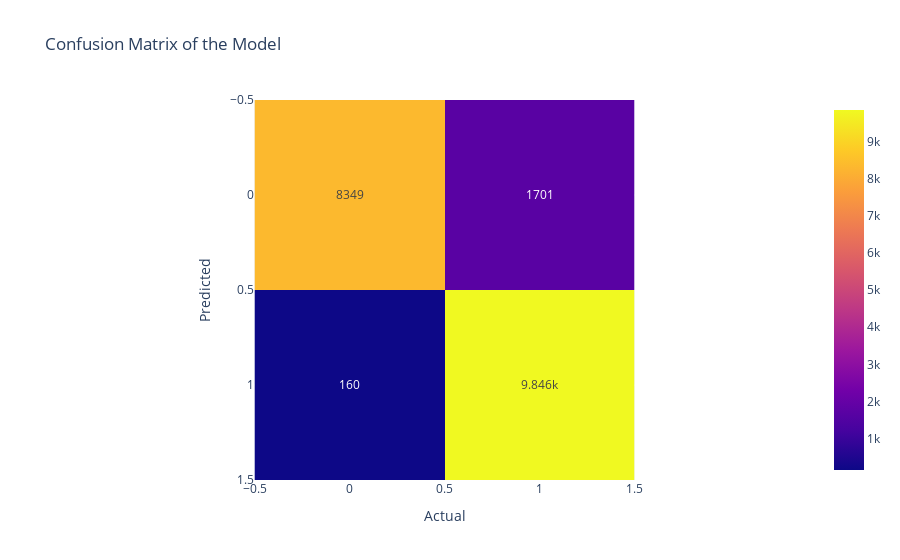

Source (notebook cell):
### Markdown cell above
## `2. Over Sampled Data using KNN :`

### Code cell
knn.fit(X_train_knn,y_train_knn)
y_pred_knn =knn.predict(X_test_knn)
print(f"Training Accuracy : {round((knn.score(X_train_knn, y_train_knn))*100,2)}%")
print(f"Testing Accuracy : {round((knn.score(X_test_knn, y_test_knn))*100,2)}%")
cm = confusion_matrix(y_test_knn, y_pred_knn)
fig = px.imshow(cm,text_auto=True, title='Confusion Matrix of the Model')
fig.update_layout(xaxis_title='Actual', yaxis_title='Predicted')

### Figure 1 — Plotly figure (JSON) as saved in the notebook; plotly's stock layout.template omitted (floating-point values rounded to 4 significant figures)
{"data": [{"coloraxis": "coloraxis", "hovertemplate": "x: %{x}<br>y: %{y}<br>color: %{z}<extra></extra>", "name": "0", "texttemplate": "%{z}", "type": "heatmap", "xaxis": "x", "yaxis": "y", "z": [[8349, 1701], [160, 9846]]}], "layout": {"coloraxis": {"colorscale": [[0, "#0d0887"], [0.1111, "#46039f"], [0.2222, "#7201a8"], [0.3333, "#9c179e"], [0.4444, "#bd3786"], [0.5556, "#d8576b"], [0.6667, "#ed7953"], [0.7778, "#fb9f3a"], [0.8889, "#fdca26"], [1, "#f0f921"]]}, "title": {"text": "Confusion Matrix of the Model"}, "xaxis": {"anchor": "y", "constrain": "domain", "domain": [0, 1], "scaleanchor": "y", "title": {"text": "Actual"}}, "yaxis": {"anchor": "x", "autorange": "reversed", "constrain": "domain", "domain": [0, 1], "title": {"text": "Predicted"}}}}
